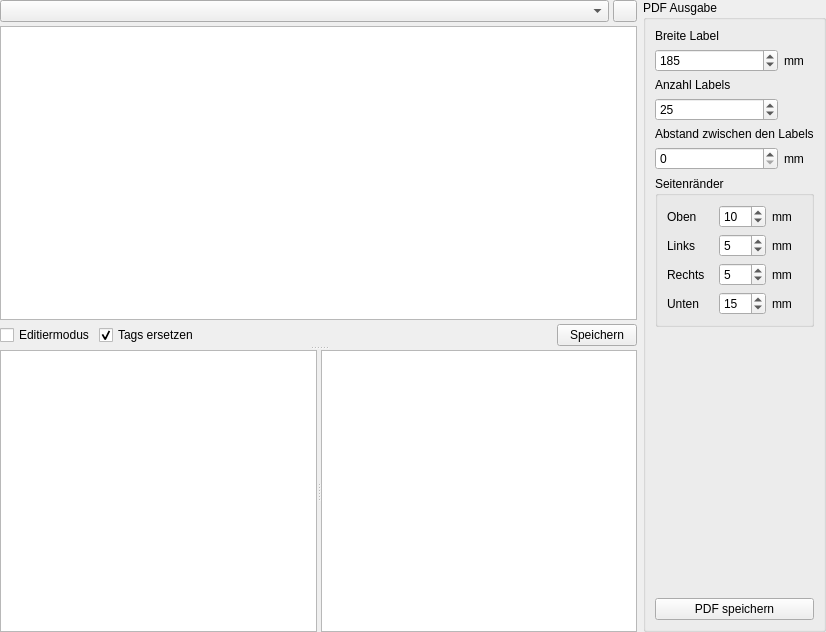
<?xml version="1.0" encoding="UTF-8"?>
<ui version="4.0">
 <class>TabEtikette</class>
 <widget class="QWidget" name="TabEtikette">
  <property name="geometry">
   <rect>
    <x>0</x>
    <y>0</y>
    <width>826</width>
    <height>632</height>
   </rect>
  </property>
  <property name="windowTitle">
   <string>Form</string>
  </property>
  <layout class="QHBoxLayout" name="horizontalLayout_3">
   <property name="leftMargin">
    <number>0</number>
   </property>
   <property name="topMargin">
    <number>0</number>
   </property>
   <property name="rightMargin">
    <number>0</number>
   </property>
   <property name="bottomMargin">
    <number>0</number>
   </property>
   <item>
    <layout class="QVBoxLayout" name="verticalLayout_23">
     <property name="spacing">
      <number>4</number>
     </property>
     <item>
      <layout class="QHBoxLayout" name="horizontalLayout_2">
       <item>
        <widget class="ComboBox" name="cbAuswahl"/>
       </item>
       <item>
        <widget class="QPushButton" name="btnLoeschen">
         <property name="minimumSize">
          <size>
           <width>24</width>
           <height>22</height>
          </size>
         </property>
         <property name="maximumSize">
          <size>
           <width>24</width>
           <height>22</height>
          </size>
         </property>
         <property name="icon">
          <iconset resource="images.qrc">
           <normaloff>:/images/close_button.svg</normaloff>:/images/close_button.svg</iconset>
         </property>
         <property name="iconSize">
          <size>
           <width>25</width>
           <height>16</height>
          </size>
         </property>
        </widget>
       </item>
      </layout>
     </item>
     <item>
      <widget class="QSplitter" name="splitter_1">
       <property name="orientation">
        <enum>Qt::Vertical</enum>
       </property>
       <widget class="QWidget" name="verticalLayoutWidget">
        <layout class="QVBoxLayout" name="verticalLayout_3">
         <property name="spacing">
          <number>4</number>
         </property>
         <item>
          <widget class="SvgView" name="viewSvg">
           <property name="sizePolicy">
            <sizepolicy hsizetype="Expanding" vsizetype="Expanding">
             <horstretch>1</horstretch>
             <verstretch>1</verstretch>
            </sizepolicy>
           </property>
          </widget>
         </item>
         <item>
          <layout class="QHBoxLayout" name="horizontalLayout">
           <item>
            <widget class="QCheckBox" name="cbEditMode">
             <property name="text">
              <string>Editiermodus</string>
             </property>
            </widget>
           </item>
           <item>
            <widget class="QCheckBox" name="cbTagsErsetzen">
             <property name="text">
              <string>Tags ersetzen</string>
             </property>
             <property name="checked">
              <bool>true</bool>
             </property>
            </widget>
           </item>
           <item>
            <spacer name="horizontalSpacer">
             <property name="orientation">
              <enum>Qt::Horizontal</enum>
             </property>
             <property name="sizeHint" stdset="0">
              <size>
               <width>40</width>
               <height>20</height>
              </size>
             </property>
            </spacer>
           </item>
           <item>
            <widget class="QPushButton" name="btnSaveTemplate">
             <property name="text">
              <string>Speichern</string>
             </property>
            </widget>
           </item>
          </layout>
         </item>
        </layout>
       </widget>
       <widget class="QSplitter" name="splitter_2">
        <property name="orientation">
         <enum>Qt::Horizontal</enum>
        </property>
        <widget class="QPlainTextEdit" name="tbTemplate">
         <property name="lineWrapMode">
          <enum>QPlainTextEdit::NoWrap</enum>
         </property>
        </widget>
        <widget class="QPlainTextEdit" name="tbTags">
         <property name="lineWrapMode">
          <enum>QPlainTextEdit::NoWrap</enum>
         </property>
         <property name="readOnly">
          <bool>true</bool>
         </property>
        </widget>
       </widget>
      </widget>
     </item>
     <item>
      <spacer name="horizontalSpacer_2">
       <property name="orientation">
        <enum>Qt::Horizontal</enum>
       </property>
       <property name="sizeHint" stdset="0">
        <size>
         <width>40</width>
         <height>0</height>
        </size>
       </property>
      </spacer>
     </item>
    </layout>
   </item>
   <item>
    <layout class="QVBoxLayout" name="verticalLayout_27">
     <property name="spacing">
      <number>4</number>
     </property>
     <item>
      <widget class="QGroupBox" name="groupBox">
       <property name="title">
        <string>PDF Ausgabe</string>
       </property>
       <layout class="QGridLayout" name="gridLayout_2">
        <item row="7" column="0">
         <spacer name="verticalSpacer_6">
          <property name="orientation">
           <enum>Qt::Vertical</enum>
          </property>
          <property name="sizeHint" stdset="0">
           <size>
            <width>20</width>
            <height>40</height>
           </size>
          </property>
         </spacer>
        </item>
        <item row="1" column="0">
         <widget class="QSpinBox" name="spinBox_BreiteLabel">
          <property name="maximum">
           <number>210</number>
          </property>
          <property name="value">
           <number>185</number>
          </property>
         </widget>
        </item>
        <item row="5" column="0">
         <widget class="QSpinBox" name="spinBox_AbstandLabel"/>
        </item>
        <item row="3" column="0">
         <widget class="QSpinBox" name="spinBox_AnzahlLabels">
          <property name="maximum">
           <number>9999999</number>
          </property>
          <property name="value">
           <number>25</number>
          </property>
         </widget>
        </item>
        <item row="1" column="1">
         <widget class="QLabel" name="label_5">
          <property name="minimumSize">
           <size>
            <width>30</width>
            <height>0</height>
           </size>
          </property>
          <property name="maximumSize">
           <size>
            <width>30</width>
            <height>16777215</height>
           </size>
          </property>
          <property name="text">
           <string>mm</string>
          </property>
         </widget>
        </item>
        <item row="5" column="1">
         <widget class="QLabel" name="label_6">
          <property name="minimumSize">
           <size>
            <width>30</width>
            <height>0</height>
           </size>
          </property>
          <property name="maximumSize">
           <size>
            <width>30</width>
            <height>16777215</height>
           </size>
          </property>
          <property name="text">
           <string>mm</string>
          </property>
         </widget>
        </item>
        <item row="0" column="0" colspan="2">
         <widget class="QLabel" name="label_77">
          <property name="text">
           <string>Breite Label</string>
          </property>
         </widget>
        </item>
        <item row="2" column="0" colspan="2">
         <widget class="QLabel" name="label_49">
          <property name="text">
           <string>Anzahl Labels</string>
          </property>
         </widget>
        </item>
        <item row="4" column="0" colspan="2">
         <widget class="QLabel" name="label_76">
          <property name="text">
           <string>Abstand zwischen den Labels</string>
          </property>
         </widget>
        </item>
        <item row="6" column="0" colspan="2">
         <widget class="QGroupBox" name="groupBox_21">
          <property name="title">
           <string>Seitenränder</string>
          </property>
          <layout class="QGridLayout" name="gridLayout">
           <item row="5" column="1">
            <widget class="QSpinBox" name="spinBox_FLabel_RandRechts">
             <property name="maximum">
              <number>210</number>
             </property>
             <property name="value">
              <number>5</number>
             </property>
            </widget>
           </item>
           <item row="7" column="1">
            <widget class="QSpinBox" name="spinBox_FLabel_RandUnten">
             <property name="maximum">
              <number>290</number>
             </property>
             <property name="value">
              <number>15</number>
             </property>
            </widget>
           </item>
           <item row="3" column="2">
            <widget class="QLabel" name="label_2">
             <property name="minimumSize">
              <size>
               <width>30</width>
               <height>0</height>
              </size>
             </property>
             <property name="maximumSize">
              <size>
               <width>30</width>
               <height>16777215</height>
              </size>
             </property>
             <property name="text">
              <string>mm</string>
             </property>
            </widget>
           </item>
           <item row="3" column="1">
            <widget class="QSpinBox" name="spinBox_FLabel_RandLinks">
             <property name="maximum">
              <number>210</number>
             </property>
             <property name="value">
              <number>5</number>
             </property>
            </widget>
           </item>
           <item row="5" column="2">
            <widget class="QLabel" name="label_3">
             <property name="minimumSize">
              <size>
               <width>30</width>
               <height>0</height>
              </size>
             </property>
             <property name="maximumSize">
              <size>
               <width>30</width>
               <height>16777215</height>
              </size>
             </property>
             <property name="text">
              <string>mm</string>
             </property>
            </widget>
           </item>
           <item row="1" column="1">
            <widget class="QSpinBox" name="spinBox_FLabel_RandOben">
             <property name="maximum">
              <number>297</number>
             </property>
             <property name="value">
              <number>10</number>
             </property>
            </widget>
           </item>
           <item row="1" column="2">
            <widget class="QLabel" name="label">
             <property name="minimumSize">
              <size>
               <width>30</width>
               <height>0</height>
              </size>
             </property>
             <property name="maximumSize">
              <size>
               <width>30</width>
               <height>16777215</height>
              </size>
             </property>
             <property name="text">
              <string>mm</string>
             </property>
            </widget>
           </item>
           <item row="7" column="2">
            <widget class="QLabel" name="label_4">
             <property name="minimumSize">
              <size>
               <width>30</width>
               <height>0</height>
              </size>
             </property>
             <property name="maximumSize">
              <size>
               <width>30</width>
               <height>16777215</height>
              </size>
             </property>
             <property name="text">
              <string>mm</string>
             </property>
            </widget>
           </item>
           <item row="1" column="0">
            <widget class="QLabel" name="label_72">
             <property name="text">
              <string>Oben</string>
             </property>
            </widget>
           </item>
           <item row="3" column="0">
            <widget class="QLabel" name="label_73">
             <property name="text">
              <string>Links</string>
             </property>
            </widget>
           </item>
           <item row="5" column="0">
            <widget class="QLabel" name="label_74">
             <property name="text">
              <string>Rechts</string>
             </property>
            </widget>
           </item>
           <item row="7" column="0">
            <widget class="QLabel" name="label_75">
             <property name="text">
              <string>Unten</string>
             </property>
            </widget>
           </item>
          </layout>
         </widget>
        </item>
        <item row="8" column="0" colspan="2">
         <widget class="QPushButton" name="btnToPdf">
          <property name="text">
           <string>PDF speichern</string>
          </property>
         </widget>
        </item>
       </layout>
      </widget>
     </item>
    </layout>
   </item>
  </layout>
 </widget>
 <customwidgets>
  <customwidget>
   <class>ComboBox</class>
   <extends>QComboBox</extends>
   <header>widgets/combobox.h</header>
  </customwidget>
  <customwidget>
   <class>SvgView</class>
   <extends>QGraphicsView</extends>
   <header>widgets/svgview.h</header>
  </customwidget>
 </customwidgets>
 <tabstops>
  <tabstop>spinBox_FLabel_RandOben</tabstop>
  <tabstop>spinBox_FLabel_RandLinks</tabstop>
  <tabstop>spinBox_FLabel_RandRechts</tabstop>
  <tabstop>spinBox_FLabel_RandUnten</tabstop>
  <tabstop>cbEditMode</tabstop>
  <tabstop>cbTagsErsetzen</tabstop>
  <tabstop>btnSaveTemplate</tabstop>
 </tabstops>
 <resources>
  <include location="images.qrc"/>
 </resources>
 <connections/>
</ui>
